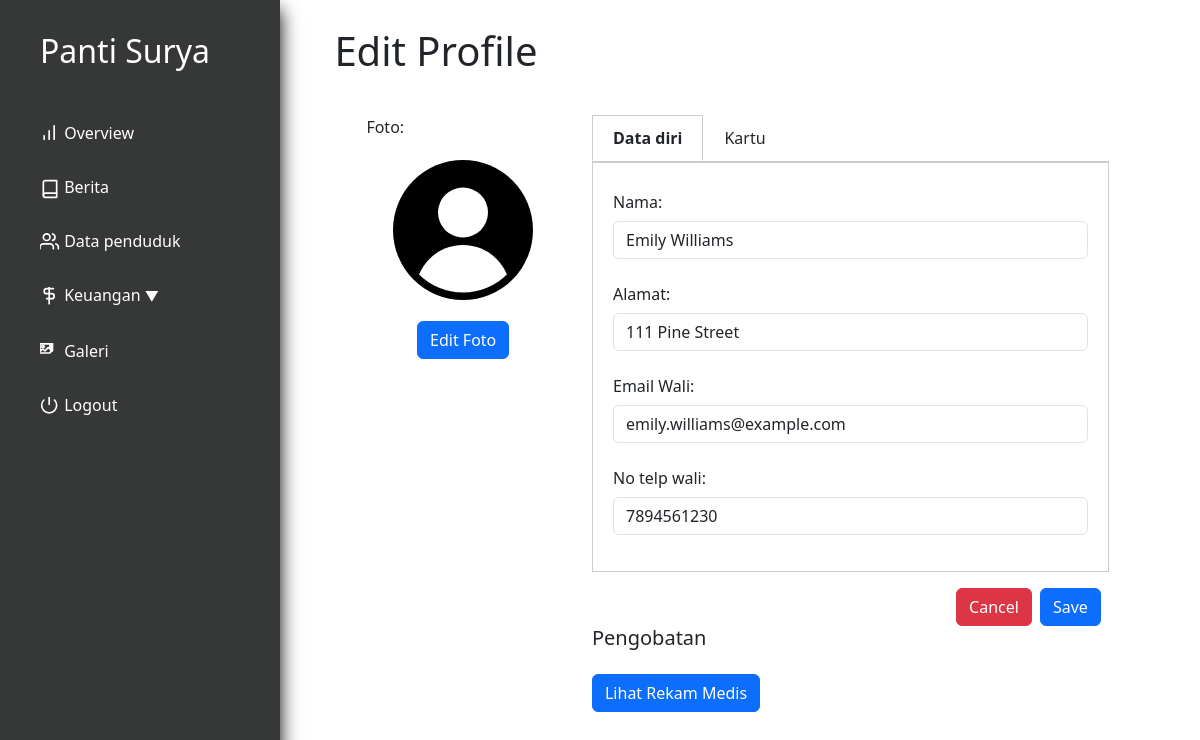
/pendudukLihat.php?id=4 (signed in), run on the app's committed database.
### tables this page shows
CREATE TABLE `penduduk` (
  `id` int(11) NOT NULL,
  `nama` varchar(250) NOT NULL,
  `alamat` varchar(100) NOT NULL,
  `tanggal_masuk` date DEFAULT NULL,
  `email` varchar(200) DEFAULT NULL,
  `notelp` varchar(15) NOT NULL,
  `keuangan_pondokkan` int(11) NOT NULL,
  `keuangan_tabungan` int(11) NOT NULL,
  `keuangan_obat` int(11) NOT NULL,
  `keuangan_total` int(11) NOT NULL,
  `profile_picture` varchar(100) NOT NULL,
  `KTP` longblob NOT NULL,
  `KK` longblob NOT NULL,
  `BPJS` longblob NOT NULL,
  `keuangan_deposit` int(11) NOT NULL,
  `deposit` int(11) DEFAULT NULL
);

### utils.php (called while the page is built, shortened)
<?php
class myDB
{
    private $host = "localhost";
    private $username = "root";
    private $password = "";
    private $database = "pantisurya";
    private $db;
    function __construct()
    {
        if ($this->db == null) {
            try {
                $this->db = new PDO("mysql:host=$this->host;dbname=$this->database", $this->username, $this->password);
                $this->db->setAttribute(PDO::ATTR_ERRMODE, PDO::ERRMODE_EXCEPTION);
            } catch (PDOException $e) {
                echo "Connection failed: " . $e->getMessage();
            }
        }
    }
    function getPenduduk($id)
    {
        $query = "SELECT * FROM `penduduk` WHERE id = ? ";
        $res = $this->db->prepare($query);
        $res->execute([$id]);
        return $res;
    }
}

### pendudukLihat.php (the view, shortened to what this page needs)
<?php
require "utils.php";
if (isset($_GET["id"])) {
    $id = $_GET["id"];
    $db = new myDB();
    $res = $db->getPenduduk($id);
    $fetch_data = $res->fetch(PDO::FETCH_OBJ);
}
?>
<!DOCTYPE html>
<html lang="en">
<head>
    <?php include "layout/stylejquerynbs5.php" ?>
    <link rel="stylesheet" href="layout/indexstyle.css">
    <link rel="stylesheet" href="layout/stylelihat.css">
    <link rel="stylesheet" href="layout/styleEdit.css">
</head>
<body>
    <div class="app">
        <div class="dashboard">
            <?php include 'nav.php' ?>
            <div class="main">
                <div class="pad">
                    <h1>Edit Profile</h1>
                    <div class="profile-edit" style="padding: 2rem;">
                        <div class="profile">
                            <p >Foto:</p>
                            <img src="svg/abstract-user-flat-3.svg" alt="Fallback SVG" class="fallback-picture">
                            <button type="button" class="btn btn-primary view">Edit Foto</button>
                        </div>
                        <div class="description lr-9">
                            <div class="tab-container">
                                <div class="tab tab-active" data-target="personal">Data diri</div>
                                <div class="tab" data-target="kartu">Kartu</div>
                            </div>
                        <form action="" method="post" enctype="multipart/form-data">
                            <div class="tab-content tab-content-active" id="personal">
                                <div class="mb-3">
                                    <label for="nama" class="col-form-label">Nama:</label>
                                    <input type="text" class="form-control" id="nama" name="nama"
                                        value="<?php echo $fetch_data->nama; ?>">
                                </div>
                                <div class="mb-3">
                                    <label for="alamat" class="col-form-label">Alamat:</label>
                                    <input type="text" class="form-control" id="alamat" name="alamat"
                                        value="<?php echo $fetch_data->alamat; ?>">
                                </div>
                                <div class="mb-3">
                                    <label for="email" class="col-form-label">Email Wali:</label>
                                    <input type="text" class="form-control" id="email" name="email"
                                        value="<?php echo $fetch_data->email; ?>">
                                </div>
                                <div class="mb-3">
                                    <label for="noTelpon" class="col-form-label">No telp wali:</label>
                                    <input type="text" class="form-control" id="noTelpon" name="noTelpon"
                                        value="<?php echo $fetch_data->notelp; ?>">
                                </div>
                            </div>
                            <div class="view d-grid gap-2 d-md-flex justify-content-md-end">
                                <a href="penduduk.php" class="btn btn-danger" type="button" id="back">Cancel</a>
                                <button class="btn btn-primary me-md-2" type="submit" name="edit">Save</button>
                            </div>
                        </form>
                        <h5>Pengobatan</h5>
                        <a href="laporanobat.php?id=<?php echo $id ?>"><button type="button" class="btn btn-primary view">Lihat Rekam Medis</button></a>
                    </div>
                    </div>
                </div>
            </div>
        </div>
    </div>
</body>
</html>

### layout/indexstyle.css (style rules this page uses)
:root { --side-nav-width: 280px; }
* { box-sizing: border-box; margin: 0; padding: 0; }
.pad { padding: 1.7rem; }
.dashboard { display: flex; flex-direction: row; gap: 1.7rem; }
.main { flex: 1; min-height: 100vh; }

### layout/stylelihat.css (style rules this page uses)
.profile { display: flex; justify-content: center; align-items: center; flex-direction: column; width: 25%; }
.profile p { align-self: flex-start; }
.main { position: relative; }
.profile img { max-width: 150px; max-height: 150px; }
.description { flex: 1; }
.lr-9 { padding-left: 2rem; padding-right: 2rem; }
.view { margin-top: 1rem; }

### layout/styleEdit.css (style rules this page uses)
.profile-edit { display: flex; flex-direction: row; align-items: flex-start; }
.tab-container { border-bottom: 1px solid #ccc; display: flex; }
.tab { padding: 10px 20px; cursor: pointer; border: 1px solid transparent; border-bottom: none; transition: color 0.3s, border 0.3s; }
.tab-active { border: 1px solid #ccc; border-bottom: 1px solid white; background-color: white; font-weight: bold; }
.tab-content { display: none; padding: 20px; border: 1px solid #ccc; }
.tab-content-active { display: block; }

### pendudukLihat.php (style rules this page uses)
.fallback-picture { display: none; border-radius: 50%; width: 200px; height: 200px; }

### data on the page
penduduk: nama "Emily Williams", alamat "111 Pine Street", email "emily.williams@example.com", noTelpon "7894561230"
